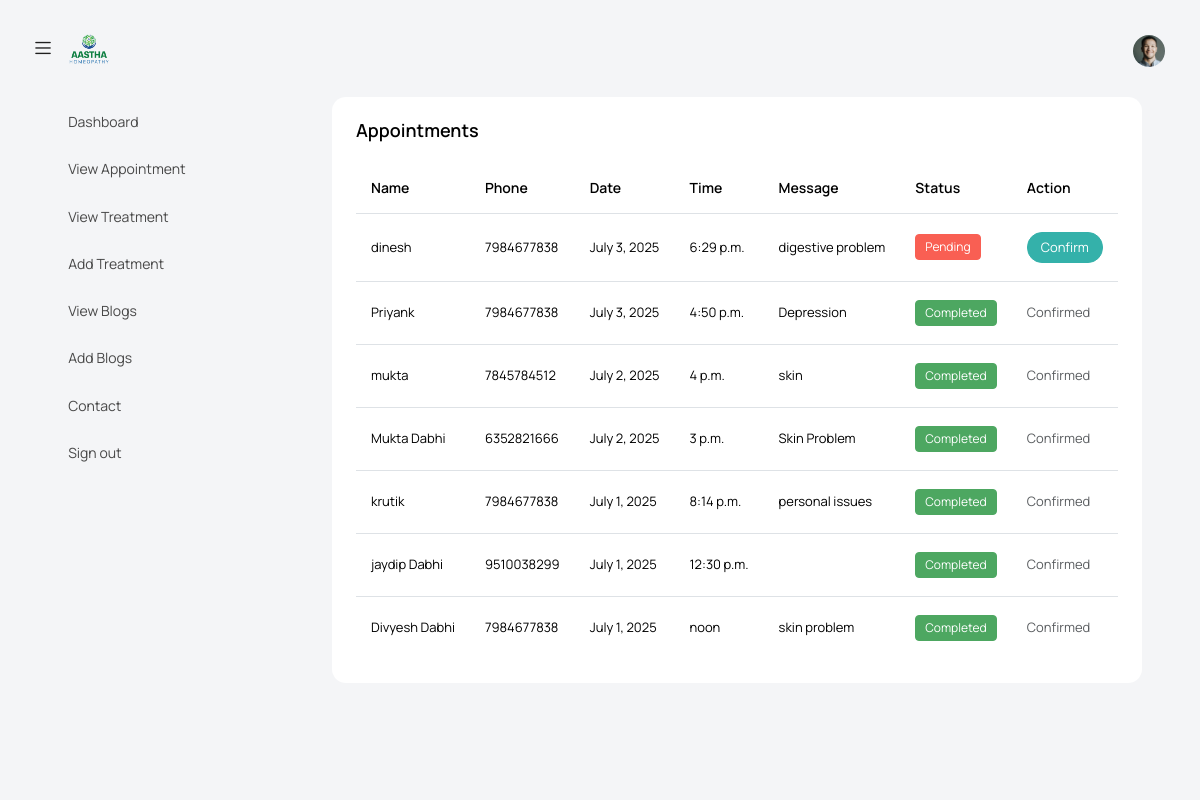
/doctor/appointments/ (signed in), run on the app's committed database.
### aastha/models.py (models this page shows, shortened)
class Appointment(models.Model):
    user = models.ForeignKey(User, on_delete=models.CASCADE, null=True, blank=True)  # allow null for existing data
    name = models.CharField(max_length=100)
    email = models.EmailField()
    phone = models.CharField(max_length=20)
    doctor = models.CharField(max_length=100)
    date = models.DateField()
    time = models.TimeField()
    message = models.TextField(blank=True)
    is_confirmed = models.BooleanField(default=False)
    created_at = models.DateTimeField(auto_now_add=True)
    class Meta:
        unique_together = ('date', 'time')  # Prevent duplicate slots

### doctor/views.py (the view)
# urls.py: path('appointments/', views.appointments, name='admin_appointments'),
@staff_member_required
@login_required(login_url='admin_login')
def appointments(request):
    appointments = Appointment.objects.all().order_by('-date')
    return render(request, 'admin_appointments.html', {'appointments': appointments})

### doctor/templates/admin_appointments.html (shortened to what this page needs)
{% extends 'adminbase.html' %}
{% block content %}
<div class="content-wrapper">
  <div class="row">
    <div class="col-lg-12 grid-margin stretch-card">
      <div class="card">
        <div class="card-body">
          <h4 class="card-title">Appointments</h4>
          <div class="table-responsive">
            <table class="table">
              <thead>
                <tr>
                  <th>Name</th>
                  <th>Phone</th>
                  <th>Date</th>
                  <th>Time</th>
                  <th>Message</th>
                  <th>Status</th>
                  <th>Action</th>
                </tr>
              </thead>
              <tbody>
                {% for app in appointments %}
                <tr>
                  <td>{{ app.name }}</td>
                  <td>{{ app.phone }}</td>
                  <td>{{ app.date }}</td>
                  <td>{{ app.time }}</td>
                  <td>{{ app.message }}</td>
                  <td>
                    {% if not app.is_confirmed %}
                      <label class="badge badge-danger">Pending</label>
                    {% else %}
                      <label class="badge badge-success">Completed</label>
                    {% endif %}
                  </td>
                  <td>
                    {% if not app.is_confirmed %}
                      {% if user.is_superuser %}
                      <form method="post" action="{% url 'confirm_appointment' app.id %}">
                        <button type="submit" class="btn btn-sm btn-success">Confirm</button>
                      </form>
                      {% else %}
                      <span class="text-danger">Admin only</span>
                      {% endif %}
                    {% else %}
                      <span class="text-muted">Confirmed</span>
                    {% endif %}
                  </td>
                </tr>
                {% endfor %}
              </tbody>
            </table>
          </div>
        </div>
      </div>
    </div>
  </div>
</div>
{% endblock %}

### data on the page
Appointment: name "dinesh", phone "7984677838", date "July 3, 2025", time "6:29 p.m.", message "digestive problem", is_confirmed "Pending"
Appointment: name "Priyank", phone "7984677838", date "July 3, 2025", time "4:50 p.m.", message "Depression", is_confirmed "Completed"
Appointment: name "mukta", phone "7845784512", date "July 2, 2025", time "4 p.m.", message "skin", is_confirmed "Completed"
Appointment: name "Mukta Dabhi", phone "6352821666", date "July 2, 2025", time "3 p.m.", message "Skin Problem", is_confirmed "Completed"
Appointment: name "krutik", phone "7984677838", date "July 1, 2025", time "8:14 p.m.", message "personal issues", is_confirmed "Completed"
Appointment: name "jaydip Dabhi", phone "9510038299", date "July 1, 2025", time "12:30 p.m.", is_confirmed "Completed"
Appointment: name "Divyesh Dabhi", phone "7984677838", date "July 1, 2025", time "noon", message "skin problem", is_confirmed "Completed"
